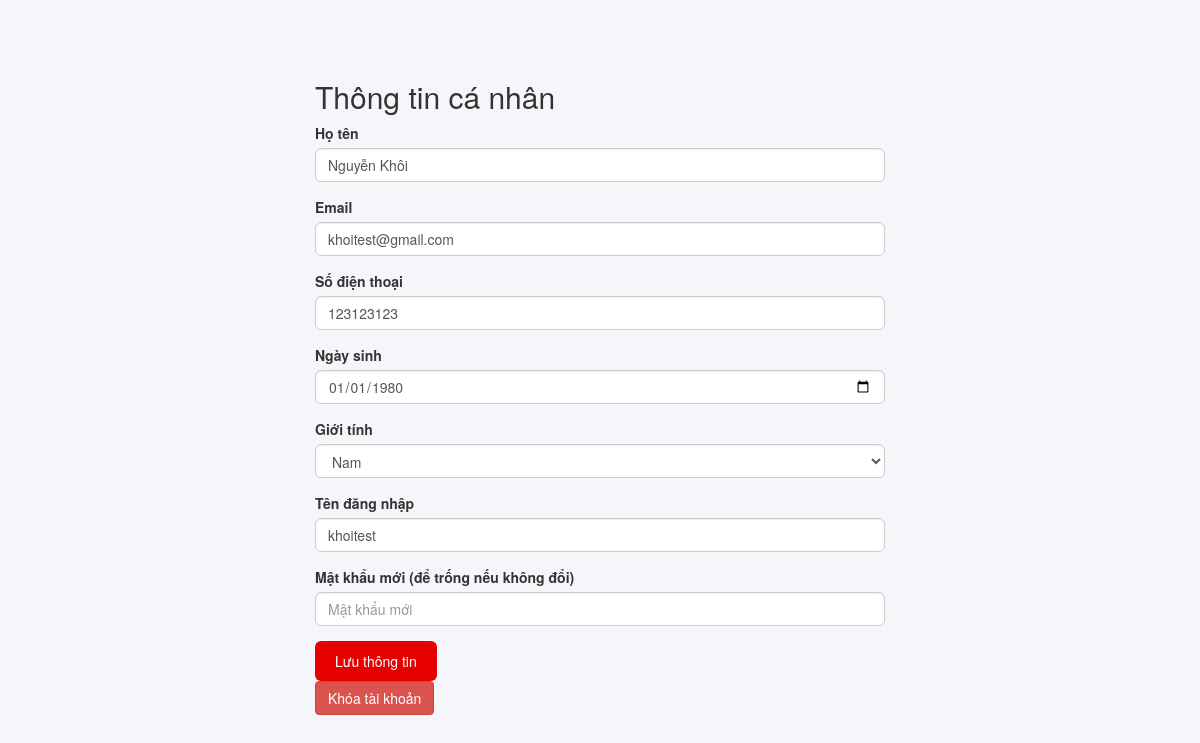
Before: /hosonguoidung.php (signed in) with the older database file.
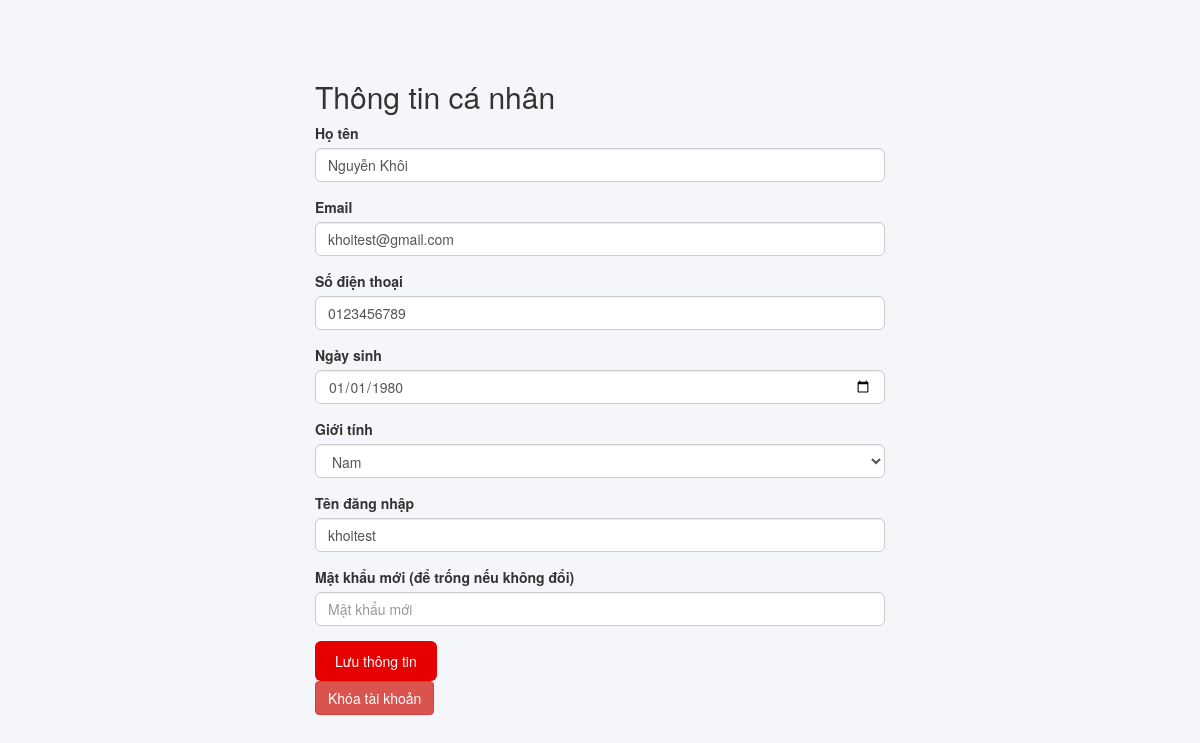
After: the same page with the newer database file.
### tables this page shows
CREATE TABLE `khach_hang` (
  `MaKH` int(11) NOT NULL,
  `HoTen` varchar(255) NOT NULL,
  `Email` varchar(255) NOT NULL,
  `TenDN` varchar(255) NOT NULL,
  `MatKhau` varchar(255) NOT NULL,
  `DienThoai` varchar(255) NOT NULL,
  `NgaySinh` date NOT NULL,
  `GioiTinh` tinyint(3) NOT NULL,
  `NgayTao` datetime NOT NULL DEFAULT current_timestamp() ON UPDATE current_timestamp(),
  `TrangThai` tinyint(2) NOT NULL
);

### hosonguoidung.php (the view, shortened to what this page needs)
<?php
require_once 'admin/connect.php';
$maKH = $_SESSION['MaKH'];
$sql = "SELECT HoTen, Email, DienThoai, NgaySinh, GioiTinh, TenDN FROM khach_hang WHERE MaKH = $maKH AND TrangThai = 1";
$result = mysqli_query($conn, $sql);
$user = mysqli_fetch_assoc($result);
?>
<!DOCTYPE html>
<html lang="vi">
<head>
  <link rel="stylesheet" href="https://maxcdn.bootstrapcdn.com/bootstrap/3.4.1/css/bootstrap.min.css" />
  <link rel="stylesheet" href="hosonguoidung.css" />
</head>
<body>
  <div class="container" style="max-width: 600px; margin-top: 30px;">
    <h2>Thông tin cá nhân</h2>
    <form action="admin/xuly-update-khachhang.php" method="post">
      <div class="form-group">
        <label>Họ tên</label>
        <input type="text" name="HoTen" class="form-control" value="<?= htmlspecialchars($user['HoTen']) ?>" required />
      </div>
      <div class="form-group">
        <label>Email</label>
        <input type="email" name="Email" class="form-control" value="<?= htmlspecialchars($user['Email']) ?>" required />
      </div>
      <div class="form-group">
        <label>Số điện thoại</label>
        <input type="text" name="SDT" class="form-control" value="<?= htmlspecialchars($user['DienThoai']) ?>" />
      </div>
      <div class="form-group">
        <label>Ngày sinh</label>
        <input type="date" name="NgaySinh" class="form-control" value="<?= htmlspecialchars($user['NgaySinh']) ?>" />
      </div>
      <div class="form-group">
        <label>Giới tính</label>
        <select name="GioiTinh" class="form-control" required>
          <option value="1" <?= $user['GioiTinh'] === 'Nam' ? 'selected' : '' ?>>Nam</option>
        </select>
      </div>
      <div class="form-group">
        <label>Tên đăng nhập</label>
        <input type="text" name="TenDN" class="form-control" value="<?= htmlspecialchars($user['TenDN']) ?>" required />
      </div>
      <div class="form-group">
        <label>Mật khẩu mới (để trống nếu không đổi)</label>
        <input type="password" name="MatKhauMoi" class="form-control" placeholder="Mật khẩu mới" />
      </div>
      <button type="submit" name="submit" class="btn btn-primary">Lưu thông tin</button>
    </form>
     <form action="admin/khoa-tai-khoan.php" method="post" onsubmit="return confirm('Bạn có chắc chắn muốn khóa tài khoản không?');">
  <button type="submit" name="khoa_tai_khoan" class="btn btn-danger">Khóa tài khoản</button>
</form>
  </div>
</body>
</html>

### hosonguoidung.css (style rules this page uses)
body { background-color: #f4f6f9; padding: 30px 0; font-family: 'Helvetica Neue', sans-serif; }
.form-control { border-radius: 6px; }
.btn-primary { background-color: #e60000; border: none; padding: 10px 20px; border-radius: 6px; }
label { color: #333; }

Changed rows visible on the page:
changed khach_hang "Nguyễn Khôi": SDT "123123123" → "0123456789"
